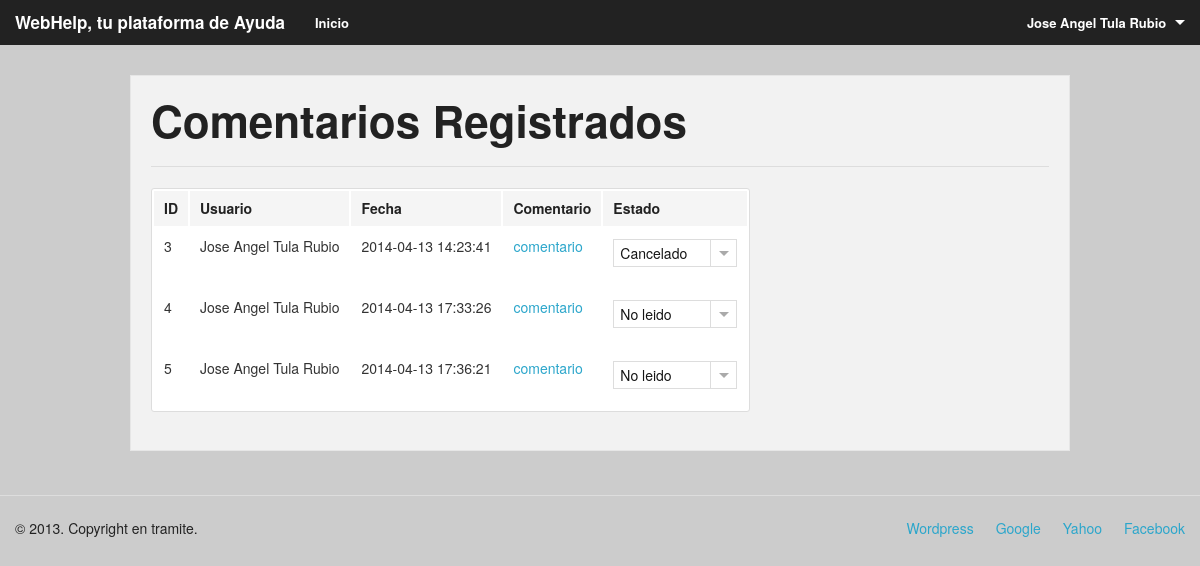
/admin/inbox.php (signed in), run on the app's committed database.
### tables this page shows
CREATE TABLE `registro` (
  `regid` int(11) unsigned NOT NULL AUTO_INCREMENT,
  `fecha` datetime DEFAULT NULL,
  `comentario` varchar(500) DEFAULT NULL,
  `usuarioid` int(11) DEFAULT NULL,
  `estatus` tinyint(1) DEFAULT NULL,
  `usuario_can` int(11) DEFAULT NULL,
  `fecha_can` datetime DEFAULT NULL,
  PRIMARY KEY (`regid`)
);

### clases/classMySql.php (called while the page is built, shortened)
<?php
	class mySqlx
	{
		function conecta($bd = "webhelp",$user = "root",$pass = "",$host = "127.0.0.1")
		{
			$connect =  mysqli_connect($host,$user,$pass,$bd);
			return $connect;
		}
		function consulta($sql)
		{
			$con = $this->conecta();
			$result = mysqli_query($con,$sql);
			return $result;
		}
		function getComments($userid=false)
		{
			$qry  = "SELECT ";
			$qry .= "	regid,";
			$qry .= "	fecha,";
			$qry .= "	comentario,";
			$qry .= "	(SELECT CONCAT(nombre,' ',ap_pat,' ',ap_mat) ";
			$qry .= "		FROM ";
			$qry .= "			usuario u ";
			$qry .= "		WHERE ";
			$qry .= "			u.usuarioid = r.usuarioid) AS usuarioid,";
			$qry .= "	estatus,";
			$qry .= "	usuario_can,";
			$qry .= "	fecha_can ";
			$qry .= "	FROM";
			$qry .= " registro r ";
			$qry .= ($userid != false) ? "WHERE usuarioid = " . $userid . ";" : ";" ;
			$result = $this->consulta( $qry );
			if($result->num_rows > 0)
			{
				$dataArray = array();
				for ($i=0; $i < $result->num_rows ; $i++)
				{
					$data = $result->fetch_array(MYSQLI_ASSOC);
					array_push($dataArray,$data);
				}
				return $dataArray;
			}
			else
				return 0;
		}
	}
?>

### admin/inbox.php (the view, shortened to what this page needs)
<?php
  if(!empty($_SESSION['name']))
  {
    require '../clases/classMySql.php';
    $mysql = new mySqlx();
    $dataArray = $mysql->getComments();
    $name = $_SESSION["name"];
  }
  else
      require '../clases/logout.php';
  function inboxTable($dataList)
  {
    if ($dataList)
    {
      for ($i=0; $i < count($dataList) ; $i++)
      {
        echo "<tr>";
        echo "  <td>";
        echo $dataList[$i]['regid'];
        echo "  </td>";
        echo "  <td>";
        echo $dataList[$i]['usuarioid'];
        echo "  </td>";
        echo "  <td>";
        echo $dataList[$i]['fecha'];
        echo "  </td>";
        echo "  <td>";
        echo "<a data-comment='" . $dataList[$i]['comentario'] . "' data-regid='" . $dataList[$i]['regid'] . "'>comentario</a>" ;
        echo "  </td>";
        echo "  <td>";
        echo generateSelect($dataList[$i]['estatus'], $dataList[$i]['regid']);
        echo "  </td>";
        echo "<tr>";
      }
    }
    else
    {
      echo "<tr>";
        echo "  <td colspan='4'>";
        echo "    <h1 style='color:red'>No existe registro de comentarios.</h1>";
        echo "  </td>";
        echo "<tr>";
    }
  }
  function generateSelect($status, $regid)
  {
    echo "<select  data-regid='" . $regid . "'>";
      switch ($status)
      {
        case 0:
          echo "<option selected='selected' value='0'>";
          echo "No leido";
          echo "</option>";
          break;
        case 2:
          echo "<option selected='selected' value='2'>";
          echo "Cancelado";
          echo "</option>";
          break;
      }
    echo "</select>";
  }
?>
<!DOCTYPE html PUBLIC "-//W3C//DTD XHTML 1.0 Transitional//EN" "http://www.w3.org/TR/xhtml1/DTD/xhtml1-transitional.dtd">
<html xmlns="http://www.w3.org/1999/xhtml">
  <head>
    <link href="../css/form.css" rel="stylesheet" />
    <link href="../css/foundation.min.css" rel="stylesheet" />
    <link href="../css/app.css" rel="stylesheet" />
  </head>
  <body>
    <nav class="top-bar">
      <ul>
        <li class="name">
          <h1><a href="#">WebHelp, tu plataforma de Ayuda</a></h1>
        </li>
      </ul>
      <section>
        <ul class="left">
          <li><a href="../admin/" class="a">Inicio</a></li>
        </ul>
      </section>
      <ul class="right">
          <li class='has-dropdown'>
            <a href='#'><?php echo $name; ?></a>
          </li>
        </ul>
    </nav>
    <div class="row">
        <div id="result" class="twelve columns panel">
          <h1>Comentarios Registrados</h1>
          <hr />
          <form action="." class="custom">
          	<table class="responsive">
      				<thead>
      					<tr>
                  <th>ID</th>
      						<th>Usuario</th>
      						<th>Fecha</th>
      						<th>Comentario</th>
      						<th>Estado</th>
      					</tr>
      				</thead>
        			<tbody>
        				<?php
                  if (count($dataArray))
                    inboxTable($dataArray);
                ?>
        			</tbody>
      		  </table>
          </form>
		    </div>
      </div>
    <footer>
      <hr />
      <div class="six columns">
        <p>© 2013. Copyright en tramite.</p>
      </div>
      <div class="six columns">
        <ul class="link-list right">
          <li><a href="www.wordpress.com">Wordpress</a></li>
          <li><a href="www.google.com.mx">Google</a></li>
          <li><a href="mx.yahoo.com">Yahoo</a></li>
          <li><a href="www.facebook.com">Facebook</a></li>
        </ul>
      </div>
    </footer>
  </body>
</html>

### admin/inbox.php (style rules this page uses)
body { background-color: #CCC }

### data on the page
registro: regid "3", usuarioid "Jose Angel Tula Rubio", fecha "2014-04-13 14:23:41", estatus "Cancelado"
registro: regid "4", usuarioid "Jose Angel Tula Rubio", fecha "2014-04-13 17:33:26", estatus "No leido"
registro: regid "5", usuarioid "Jose Angel Tula Rubio", fecha "2014-04-13 17:36:21", estatus "No leido"

### other printed values
$name "Jose Angel Tula Rubio"
